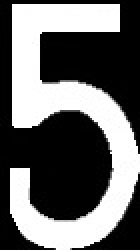
#> input picture Card_Imgs/Five.jpg, 70 x 125 px, given in place of the camera (shown 2 times larger)
$ python CalibrateCam.py
#> lines starting #> are read from the running program, lines starting #| are printed output that depends on the picture; after the words box and inside, x2 and y2 are one past the last pixel; in counts of white or black regions, pixels touching at a corner belong together
#> further down, frame is the input picture: shape (125, 70, 3); min 0, max 255, mean 105.8
### processVideo.py
# ------ Import libaries -------
import cv2 as cv
import numpy as np
from matplotlib import pyplot as plt
import cards

# Constants
BKG_THRESHOLD = 60
COLOR_GREEN = (69, 200, 43)
COLOR_BLUE = (255, 0, 0)
COLOR_BLACK = (0, 0, 0)

def preProcessPicture(image):
    # Process Image
    gray = cv.cvtColor(image, cv.COLOR_BGR2GRAY)
    # Using GaussianBlur to delete structures in the Background
    blurred = cv.GaussianBlur(gray, (5, 5), 2)
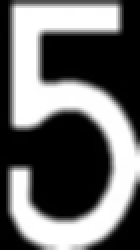
#> blurred: shape (125, 70) (shown 2 times larger); min 0, max 255, mean 106.3

    # The following code is there to adapt the threshold to the lighting
    # A background pixel in the center top of the video is used to determinde the intensity
    # This allows the threshhold to adapt to the lighting conditions
    img_w, img_h = np.shape(image)[:2] # Maybe another pos?
#> img_w = 125; img_h = 70
    bkg_level = gray[int(img_h / 100)][int(img_w / 2)]
#> bkg_level = 0
    thresh_level = bkg_level + BKG_THRESHOLD # 50 = Background Threshold
#> thresh_level = 60
    # TODO Background Threshold RoI
    retval, thresh = cv.threshold(blurred, thresh_level, 255, cv.THRESH_BINARY)
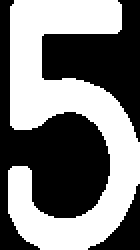
#> thresh: shape (125, 70) (shown 2 times larger); 48.3% white; 1 white region
#> retval = 60
    return thresh

def findContours(image):
    """Finds all contours in a picture and returns them into a list"""
    contours, hierachyf = cv.findContours(image, cv.RETR_TREE, cv.CHAIN_APPROX_SIMPLE) # Chain approx simple saves only 2 points of a contour
#> contours = 1 contour; box (x1, y1, x2, y2) and area: (4, 0, 70, 125) 3972
    # Sort contours by size -> biggest contour is at the beginn of the array
    contours = sorted(contours, key=cv.contourArea, reverse=True)
    # print(cv.contourArea(contours[0])) just for debugging
    # If no contours are found print an error
    if len(contours) == 0:
        # print("No contours found!")
        return []
    else:
       return contours


# [274 lines left out: functions findCards, findCenterpoints, searchRanksSuits, identifyCard, identifyImage, calibrateCam and 3 more, not called in this run]


### CalibrateCam.py
import cv2 as cv
import processVideo as pV

# Constants
FRAME_WIDTH = 1920
FRAME_HEIGHT = 1080

CAM_ID = 1

cam = cv.VideoCapture(CAM_ID)

cam.set(cv.CAP_PROP_FRAME_WIDTH, FRAME_WIDTH)
cam.set(cv.CAP_PROP_FRAME_HEIGHT, FRAME_HEIGHT)
print("When Card is found  press spacebar. To abort press ESC")

while True:
    ret, frame = cam.read()
    if not ret:
        print("failed to grab frame")
        break

    # Find Contour
    binFrame = pV.preProcessPicture(frame)
    cnt = pV.findContours(binFrame)
#> cnt has the same summary as contours in findContours
    cv.drawContours(frame, cnt, -1, (69, 200, 43), 3)
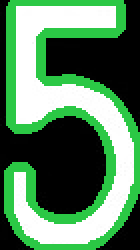
#> frame: shape (125, 70, 3) (shown 2 times larger); mean B, G, R 97.5, 132.7, 90.5
    cv.imshow("Calibration", frame)
    k = cv.waitKey(1)
#> (key Esc is pressed here)

    if k % 256 == 27:
        # ESC pressed
        print("Escape hit, closing...")
        break
    elif k % 256 == 32:
        # SPACE pressed
        RoI = cv.selectROI('Please select ROI:', frame)
        x = RoI[0]  # x coordinate of top-left corner point of ROI
        y = RoI[1]  # y coordinate of top-left corner point of ROI
        w = RoI[2]  # Width of RoI
        h = RoI[3]  # Height of RoI
        # 7. ------------- Create my RoI Image ------------------
        RoIImage = frame[y:y + h, x:x + w]
        RoIBin = pV.preProcessPicture(RoIImage)
        RoIcnt = pV.findContours(RoIBin)

        # Uses the Card Area to calculate min and max Area for a Card
        cardArea = round(cv.contourArea(RoIcnt[0]))  # Card is biggest contour so at pos 0
        minArea = round(cardArea - (0.1 * cardArea))  # subract 10%
        maxArea = round(cardArea + (0.1 * cardArea))  # add 10%
        print("Contour Area: ", cardArea)
        print("Card min Area: ", minArea)
        print("Card max Area: ", maxArea)
        # ESC pressed
        print("Escape hit, closing...")
        break

cam.release()

cv.destroyAllWindows()

$ run again, on Card_Imgs/Four.jpg
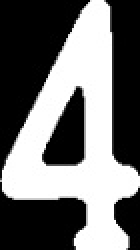
#> input picture Card_Imgs/Four.jpg, 70 x 125 px, given in place of the camera (shown 2 times larger)
#> frame is the input picture: shape (125, 70, 3); min 0, max 255, mean 112.1
#> bkg_level = 0
#> thresh_level = 60
#> in preProcessPicture, `retval, thresh = cv.threshold(blurred, thresh_level, 255, cv.THRESH_BI..`:
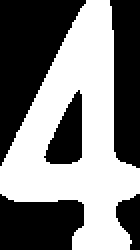
#> thresh: shape (125, 70) (shown 2 times larger); 48.9% white; 1 white region
#> contours = 2 contours; box (x1, y1, x2, y2) and area: (0, 0, 70, 125) 4538, (21, 44, 42, 83) 468
#> cnt has the same summary as contours in findContours
#> `cv.drawContours(frame, cnt, -1, (69, 200, 43), 3)`:
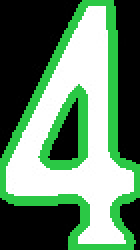
#> frame: shape (125, 70, 3) (shown 2 times larger); mean B, G, R 103.6, 132.9, 97.7

$ run again, on Card_Imgs/King.jpg
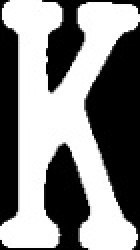
#> input picture Card_Imgs/King.jpg, 70 x 125 px, given in place of the camera (shown 2 times larger)
#> frame is the input picture: shape (125, 70, 3); min 0, max 255, mean 134.4
#> bkg_level = 0
#> thresh_level = 60
#> in preProcessPicture, `retval, thresh = cv.threshold(blurred, thresh_level, 255, cv.THRESH_BI..`:
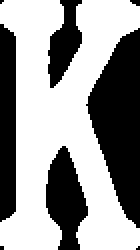
#> thresh: shape (125, 70) (shown 2 times larger); 59.6% white; 8 black regions (4 under 20 px)
#> contours = 1 contour; box (x1, y1, x2, y2) and area: (0, 0, 70, 125) 4936
#> cnt has the same summary as contours in findContours
#> `cv.drawContours(frame, cnt, -1, (69, 200, 43), 3)`:
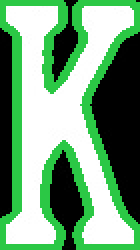
#> frame: shape (125, 70, 3) (shown 2 times larger); mean B, G, R 123.4, 160.2, 116.1
